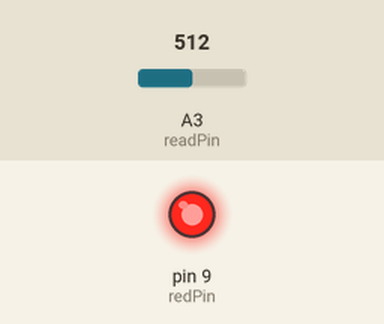
Simulated run of this sketch. Board: Arduino Uno, built with avr-gcc and run on an emulated ATmega328P. On the bench: output pins drawn as LEDs (lit = HIGH). The inputs (shaded band) are chosen by the test bench; at power-on: A3 (readPin) = 512. What the sketch prints to the serial monitor is not drawn.

Above: at 0.1 s.
Timing chart, 0 to 1.6 s (numbered marks = the images above):
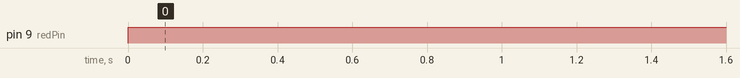

Measured:
- by itself, pin 9 (redPin): LOW → HIGH at 0.00 s

The sketch:

Potentiometer.ino
```cpp
int readPin = A3;
int redPin = 9;
float V2 = 0;
int D = 500;
void setup() {
  // put your setup code here, to run once:
pinMode(readPin,INPUT);
pinMode(redPin,OUTPUT);
Serial.begin(9600);
}

void loop() {
  // put your main code here, to run repeatedly:
V2 = (5./1023.)*analogRead(readPin);
Serial.println(V2);
if(V2=05){
  digitalWrite(redPin,HIGH);
}
else{
  digitalWrite(redPin,LOW);
}
delay(D);

}
```
